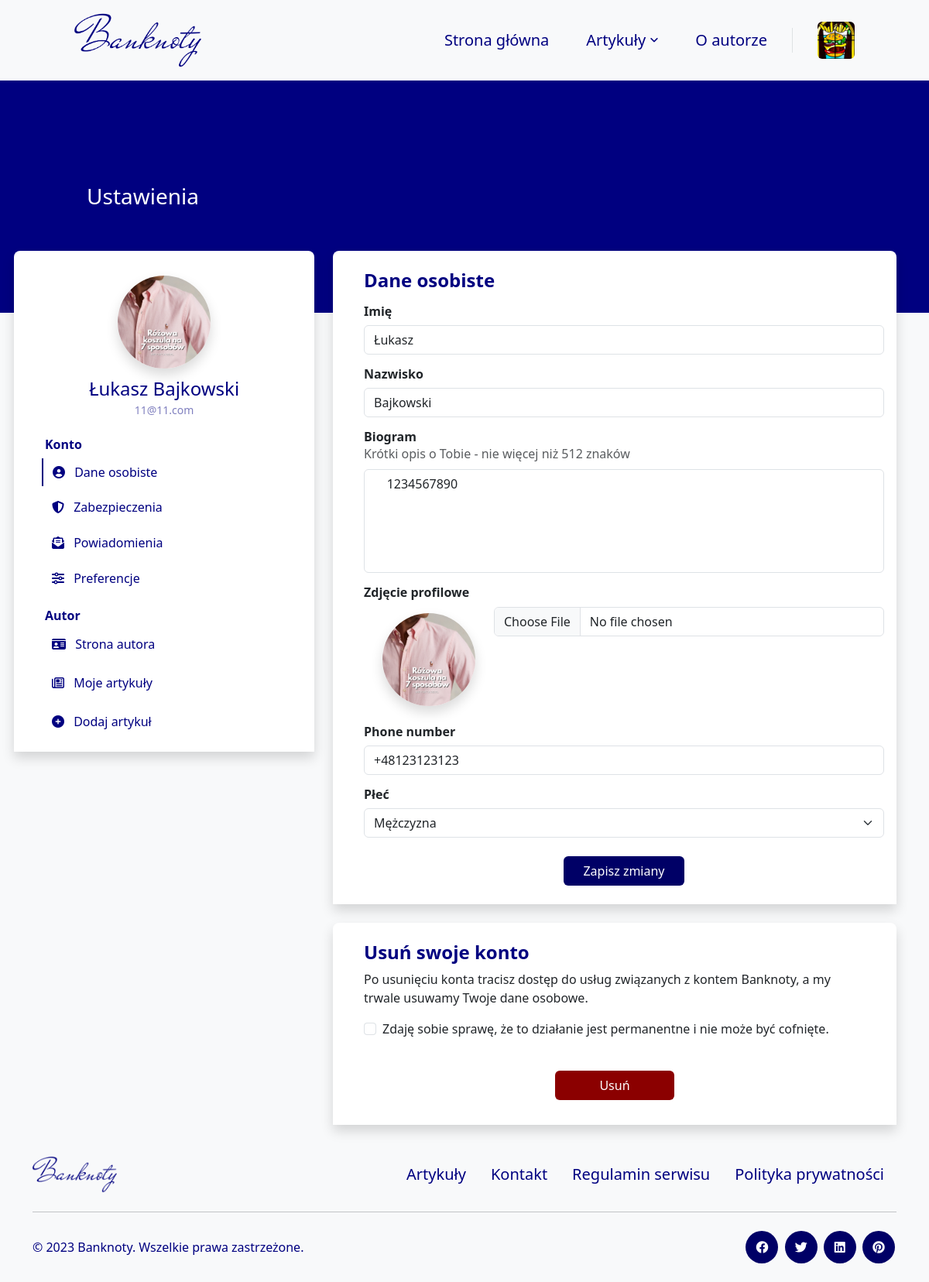
The app's page /members/myprofile/ (signed in) with its own data.
### blog/models.py (models this page shows, shortened)
class Author(models.Model):
    user = models.OneToOneField(User, on_delete=models.CASCADE, verbose_name="Użytkownik")
    bio = models.TextField(
        validators=[validate_bio],
        verbose_name="O autorze", help_text="Krótka informacja o autorze, maksymalnie 512 znaków.")
    profile_pic = models.ImageField(
        null=False, blank=False,
        upload_to="images/profile/",
        verbose_name="Zdjęcie profilowe")
    author_quote = models.TextField(null=False,
                                    blank=False,
                                    validators=[validate_author_quote],
                                    verbose_name='Cytat autora',
                                    help_text="Krótkie motto autora, maksymalnie 128 znaków.")
    author_function = models.TextField(null=False,
                                       blank=False,
                                       validators=[validate_author_function],
                                       verbose_name='Stanowisko autora',
                                       help_text="Nazwa funkcji jaką pełni autor.")
    author_url = models.URLField(null=True, blank=True, verbose_name="URL do strony użytkowanika")
    pinterest_url = models.URLField(
        validators=[validate_pinterest],
        null=True, blank=True, verbose_name="URL do Pinteresta")
    facebook_url = models.URLField(
        validators=[validate_facebook],
        null=True, blank=True, verbose_name="URL do Facebooka")
    twitter_url = models.URLField(
        validators=[validate_twitter],
        null=True, blank=True, verbose_name="URL do Twittera")
    instagram_url = models.URLField(
        validators=[validate_instagram],
        null=True, blank=True, verbose_name="URL do Instagrama")
    def is_profile_pic(self):
        if self.profile_pic:
            return True
        else:
            return False
    is_profile_pic.boolean = True
    is_profile_pic.short_description = 'Profile picture'
    def is_author_url(self):
        if self.author_url:
            return True
        else:
            return False
    is_author_url.boolean = True
    is_author_url.short_description = 'Author page'
    def is_pinterest_url(self):
        if self.pinterest_url:
            return True
        else:
            return False
    is_pinterest_url.boolean = True
    is_pinterest_url.short_description = 'Pinterest page'
    def is_twitter_url(self):
        if self.twitter_url:
            return True
        else:
            return False
    is_twitter_url.boolean = True
    is_twitter_url.short_description = 'Twitter page'
    def is_facebook_url(self):
        if self.facebook_url:
            return True
        else:
            return False
    is_facebook_url.boolean = True
    is_facebook_url.short_description = 'Facebook page'
    def is_instagram_url(self):
        if self.instagram_url:
            return True
        else:
            return False
    is_instagram_url.boolean = True
    is_instagram_url.short_description = 'Instagram page'

class User(models.Model):
    GENDER_CHOICES = (
        ('M', 'Mężczyzna'),
        ('K', 'Kobieta'),
        ('I', 'Inna'),
    )
    user = models.OneToOneField(
        User,
        on_delete=models.CASCADE,
        verbose_name="Użytkownik")
    bio = models.TextField(
        null=False,
        blank=True,
        validators=[validate_bio],
        verbose_name="Bio",
        help_text="Krótka informacja o użytkowniku, maksymalnie 512 znaków.")
    profile_pic = models.ImageField(
        null=False,
        blank=False,
        default="images/profile/1.png",
        upload_to="images/user/",
        verbose_name="Zdjęcie profilowe")
    phone_number = PhoneNumberField(
        region='PL',
        null=True,
        blank=True,
        unique=True,
        verbose_name="Numer telefonu")
    gender = models.CharField(
        choices=GENDER_CHOICES,
        null=False,
        blank=False,
        default='Mężczyzna',
        verbose_name="Płeć",
        max_length=6)
    newsletter = models.BooleanField(
        default=False,
        verbose_name="Biuletyn")
    miss_news = models.BooleanField(
        default=False,
        verbose_name="Pominięte artykuły")
    meetups_news = models.BooleanField(
        default=True,
        verbose_name="Spotkania i wydarzenia")
    opportunities_news = models.BooleanField(
        default=False,
        verbose_name="Okazje z rynku aukcyjnego")
    company_news = models.BooleanField(
        default=True,
        verbose_name="Wiadomości od Banknoty")
    replay_news = models.BooleanField(
        default=False,
        verbose_name="Shot wydzarzeń na Banknoty")
    development_news = models.BooleanField(
        default=False,
        verbose_name="Informacje o rozwoju i zmianach na Banknoty")
    opened_posts = models.ManyToManyField(
        Blog,
        blank=True,
        related_name='opened_by_users',
        verbose_name="Otwarte posty"
    )
    can_be_author = models.BooleanField(
        default=False,
        verbose_name="Czy może być autorem",
        help_text='Czy wniosek na autora został rozpatrzony pozytywnie.')
    def __init__(self, *args, temp=65, **kwargs):
        self.temp = temp
        return super().__init__(*args, **kwargs)
    def is_profile_pic(self):
        if self.profile_pic == "images/profile/1.png":
            return False
        else:
            return True
    is_profile_pic.boolean = True
    is_profile_pic.short_description = 'Zdjęcie profilowe'
    def is_bio(self):
        if self.bio:
            return True
        else:
            return False
    is_bio.boolean = True
    is_bio.short_description = 'Bio'
    def is_phone_number(self):
        if self.phone_number:
            return True
        else:
            return False
    is_phone_number.boolean = True
    is_phone_number.short_description = 'Phone number'
    def is_newsletter(self):
        if self.newsletter:
            return True
        else:
            return False
    is_newsletter.boolean = True
    is_newsletter.short_description = 'Newsletter'

### members/views_user/settings/settings_views.py (the view)
# urls.py: path('myprofile/', user_edit_view, name='edit_profile'),
@login_required(login_url='home')
def user_edit_view(request):
    category = Category.objects.all()
    blog = Blog.objects.all().filter(publiction_status=True).order_by('-date_posted')[1:]
    user = request.user
    user_custom, created = User_Custom.objects.get_or_create(user=user)
    delete_form = DeleteAccountForm(request.POST or None)
    if request.method == 'POST':
        user_form = UserForm(request.POST, request.FILES, instance=user_custom)
        edit_user_form = EditUserForm(request.POST, instance=user)
        if user_form.is_valid() and edit_user_form.is_valid():
            user_form.save()
            edit_user_form.save()
            return redirect('edit_profile')
    else:
        user_form = UserForm(instance=user_custom)
        edit_user_form = EditUserForm(instance=user)
    if delete_form.is_valid() and delete_form.cleaned_data['confirm_deletion']:
        user.delete()
        logout(request)
        return redirect('home')
    context = {
        'category': category,
        'blog': blog,
        'user_form': user_form,
        'edit_user_form': edit_user_form,
        'delete_form': delete_form,
    }
    return render(
        request,
        'UserTemplates/UserAccount/EditProfile.html',
        context
    )

### templates/UserTemplates/UserAccount/EditProfile.html (shortened to what this page needs)
{% extends 'base.html' %}
{% load static %}
{% block navbar %}
    {% include 'Navbar/Navbar.html' %}
{% endblock %}
{% block content %}
    <div class="bg-body-tertiary">
        {% include 'UserTemplates/UserAccount/Elements/TopSite.html' %}
        <div class="px-3 div_over_div" id="top_edit_profile_page">
            <div class="container my-account-position">
                <div class="row gx-5 p-0 ">
                    <div class="col-12 col-lg-4 px-sm-5 px-lg-0">
                        {% include 'UserTemplates/UserAccount/Elements/Navigation.html' %}
                    </div>
                    <div class="col-0 col-lg-8 px-sm-5 px-lg-4 pt-5 pt-lg-0">
                        <div class="p-3 bg-white rounded-top-3 shadow">
                            <h4 class="pt-2 ps-4 mb-0 fw-bold text-navy">
                                Dane osobiste
                            </h4>
                            {% include 'UserTemplates/UserAccount/Elements/Forms/EditProfile.html' %}
                        </div>
                    </div>
                </div>
                <div class="row gx-5 p-0 pt-0 pt-lg-4">
                    <div class="col-12 col-lg-4 px-sm-5 px-lg-0">
                    </div>
                    <div class="col-0 col-lg-8 px-sm-5 px-lg-4 pt-5 pt-lg-0">
                        <div class="p-3 bg-white rounded-top-3 shadow">
                            <h4 class="pt-2 ps-4 mb-0 fw-bold text-navy">
                                Usuń swoje konto
                            </h4>
                            <p class="text-start message m-0 mx-4 my-2">
                                Po usunięciu konta tracisz dostęp do usług związanych z kontem Banknoty, a my trwale
                                usuwamy Twoje dane osobowe.
                            </p>
                            {% include 'UserTemplates/UserAccount/Elements/Forms/DeleteProfile.html' %}
                        </div>
                    </div>
                </div>
                {% include 'Footers/FooterMembers.html' %}
            </div>
        </div>
    </div>
{% endblock %}

### templates/Navbar/Elements/DropdownUserSmallScreen.html
<a class="ms-4 nav-user" role="button" data-bs-toggle="dropdown" data-bs-auto-close="outside"
   aria-expanded="false">
    {% if user.author %}
        <img class="card-photo rounded nav-user-img" src="{{ user.author.profile_pic.url }}" alt="">
    {% else %}
        <img class="card-photo rounded nav-user-img" src="{{ user.user.profile_pic.url }}" alt="">
    {% endif %}
</a>

### templates/UserTemplates/UserAccount/Elements/Navigation.html
<div class="p-3 bg-white rounded-top-3 text-center shadow">
    <img class="img rounded-circle shadow mt-3 mb-1 my-account-img" src="{{ user.user.profile_pic.url }}">
    {% include 'UserTemplates/UserAccount/Elements/Navigation/Name.html' %}
    {% include 'UserTemplates/UserAccount/Elements/Navigation/Email.html' %}
    <h6 class="text-capitalize fw-semibold mb-0 ms-4 pt-4 text-start text-navy">
        Konto
    </h6>
    {% include 'UserTemplates/UserAccount/Elements/Navigation/AccountButtons.html' %}
    <h6 class="text-capitalize fw-semibold mb-0 ms-4 pt-3 text-start text-navy">
        Autor
    </h6>
    {% include 'UserTemplates/UserAccount/Elements/Navigation/AuthorButtons.html' %}
</div>

### templates/UserTemplates/UserAccount/Elements/Navigation/Name.html
<h4 class="pt-2 mb-0 text-capitalize text-navy">
    {% if user.first_name and user.last_name %}
        {{ user.first_name }} {{ user.last_name }}
    {% elif user.first_name %}
        {{ user.first_name }}
    {% elif user.last_name %}
        {{ user.last_name }}
    {% else %}
        {{ user.username }}
    {% endif %}
</h4>

### templates/UserTemplates/UserAccount/Elements/Navigation/Email.html
<small class="pt-1 my-account-email">
    {{ user.email }}
</small>

### templates/UserTemplates/UserAccount/Elements/Forms/EditProfile/FirstName.html (shortened to what this page needs)
<h6 class="form-label pt-3 text-start fw-bold">
    {{ edit_user_form.first_name.label }}
</h6>
<input class="form-control {% if edit_user_form.first_name.value and not edit_user_form.is_bound %}is-not-submit{% endif %}  "
       type="text" id="id_first_name" name="first_name" value="{{ edit_user_form.first_name.value|default:'' }}">

### templates/UserTemplates/UserAccount/Elements/Forms/EditProfile/LastName.html (shortened to what this page needs)
<h6 class="form-label pt-3 text-start fw-bold">
    {{ edit_user_form.last_name.label }}
</h6>
<input class="form-control {% if edit_user_form.last_name.value and not edit_user_form.is_bound %}is-not-submit{% endif %}  "
       type="text" id="id_last_name" name="last_name" value="{{ edit_user_form.last_name.value|default:'' }}">

### templates/UserTemplates/UserAccount/Elements/Forms/EditProfile/Bio.html (shortened to what this page needs)
<h6 class="form-label pt-3 mb-0 text-start fw-bold">
    {{ user_form.bio.label }}
</h6>
<p class="text-start message m-0 mb-2 text-muted fw-light">
    {{ user_form.bio.help_text }}
</p>
<textarea
        class="form-control bio-size {% if user_form.bio.value and not user_form.is_bound %}is-not-submit{% endif %} {% if user_form.bio.errors %}is-invalid{% endif %} {% if user_form.bio.value and not user_form.bio.errors and user_form.is_bound %}is-valid{% endif %}"
        id="id_bio" name="bio" rows="5" cols="50">
    {{ user_form.bio.value|default:'' }}
</textarea>

### templates/UserTemplates/UserAccount/Elements/Forms/EditProfile/UserImg.html (shortened to what this page needs)
<h6 class="form-label pt-3 text-start fw-bold">
    {{ user_form.profile_pic.label }}
</h6>
<div class="container text-center">
    <div class="row">
        <div class="col-12 col-md-3 mb-3 my-md-auto">
            <img src="/images/{{ user_form.profile_pic.value }}"
                 class="img rounded-circle shadow my-2 my-account-img">
        </div>
        <div class="col-12 col-md-9 px-0">
            <div class="container text-start">
                <div class="row px-0 my-auto">
                    <div class="col-12 px-0 my-auto">
                        <input type="file"
                               class="form-control {% if user_form.profile_pic.value and not user_form.is_bound %}is-not-submit{% endif %}  "
                               id="id_profile_pic" name="profile_pic" accept="image/*">
                    </div>
                </div>
            </div>
        </div>
    </div>
</div>

### templates/UserTemplates/UserAccount/Elements/Forms/EditProfile/PhoneNumber.html (shortened to what this page needs)
<h6 class="form-label pt-3 mb-0 text-start fw-bold">
    {{ user_form.phone_number.label }}
</h6>
<input class="form-control {% if user_form.phone_number.value and not user_form.is_bound %}is-not-submit{% endif %}  "
       type="text" id="{{ user_form.phone_number.id_for_label }}" name="{{ user_form.phone_number.html_name }}"
       value="{{ user_form.phone_number.value|default:'' }}">

### blog/static/css/style.css (style rules this page uses)
.img { max-width: 100%; height: 120px !important; }
.card-photo { aspect-ratio: 1/1 !important; width: 100%; max-height: 400px; object-fit: cover; object-position: center; }
::placeholder { color: navy !important; opacity: 1; }
.div_over_div { position: absolute; width: 100%; height: 500px; }
#top_edit_profile_page { top: 404px; left: 0; background-color: rgb(248, 249, 250); }

### blog/static/css/Authors.css (style rules this page uses)
.text-navy { color: navy; }

### blog/static/css/Author.css (style rules this page uses)
.text-navy { color: navy; }

### blog/static/css/Navbar.css (style rules this page uses)
.nav-user { line-height: 32px; }
.nav-user-img { height: 48px; width: 48px; }

### blog/static/css/UserAccount.css (style rules this page uses)
.my-account-position { transform: translate(0, -80px); }
.my-account-img { aspect-ratio: 1/1 !important; object-fit: cover; object-position: center; }
.my-account-email { color: rgba(0, 0, 128, 0.5); overflow-wrap: break-word; word-wrap: break-word; }
.bio-size { resize: none; }

### records on screen
User: bio "1234567890", profile_pic.value (picture), phone_number "+48123123123"

### other values on screen
{{ user.first_name }} "Łukasz"
{{ user.last_name }} "Bajkowski"
{{ user.email }} "11@11.com"
{{ edit_user_form.first_name.label }} "Imię"
{{ edit_user_form.last_name.label }} "Nazwisko"
{{ user_form.bio.label }} "Biogram"
{{ user_form.bio.help_text }} "Krótki opis o Tobie - nie więcej niż 512 znaków"
{{ user_form.profile_pic.label }} "Zdjęcie profilowe"
{{ user_form.phone_number.label }} "Phone number"
{{ user_form.gender.label }} "Płeć"
{{ delete_form.confirm_deletion.label }} "Zdaję sobie sprawę, że to działanie jest permanentne i nie może być cofnięte."
form field gender "Mężczyzna"
